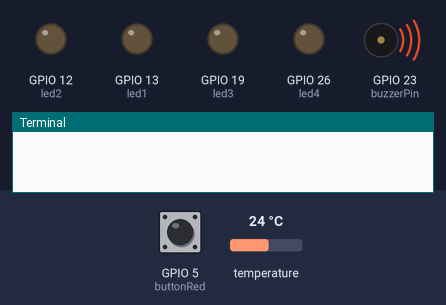
A program run on a simulated Raspberry Pi (BCM pin numbers). Parts: output pins drawn as LEDs (lit = HIGH), buzzer (waves = sounding, pin HIGH), the last lines printed to the terminal. The inputs (shaded band) are chosen by the test bench; at power-on: GPIO 5 (buttonRed) HIGH, temperature 24 °C. The clock reads 2024-03-15 10:24:30 at power-on unless the program sets it; no MQTT or app messages arrive unless stated. At 2.2 s the program stops and its outputs stay as they are.

Above: at 1.2 s.
1.3 s: GPIO 5 (buttonRed) pulled LOW for 1.25 s
At 3.1 s:
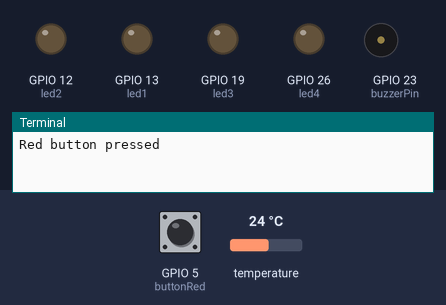
Timing chart, 0 to 3.7 s (numbered marks = the images above; inputs shaded):
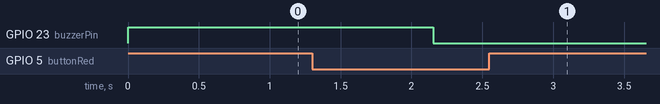

The program:

temp_sender.py
```python
#!/usr/bin/env python3

import paho.mqtt.client as mqtt
import time
import RPi.GPIO as GPIO
from config import * # pylint: disable=unused-wildcard-import
from datetime import datetime
import w1thermsensor
import time
import os
import neopixel
import board
import busio
import adafruit_bme280.advanced as adafruit_bme280

# The terminal ID - can be any string.
terminal_id = "T0"
# The broker name or IP address.
broker = "10.108.33.126"
# The MQTT client.
client = mqtt.Client()

execute = True
prev_card = False
dt = datetime.now()

def connect_to_broker():
    client.connect(broker)
    client.publish("info", "Client connected")

def disconnect_from_broker():
    client.publish("info", "Client disconnected")
    client.disconnect()

def bme280_config():
    i2c = busio.I2C(board.SCL, board.SDA)
    global bme280
    bme280 = adafruit_bme280.Adafruit_BME280_I2C(i2c, 0x76)
    bme280.sea_level_pressure = 1013.25
    bme280.standby_period = adafruit_bme280.STANDBY_TC_500
    bme280.iir_filter = adafruit_bme280.IIR_FILTER_X16

def bme280_temperature():
    bme280.overscan_temperature = adafruit_bme280.OVERSCAN_X2
    return bme280.temperature

def bme280_humidity():
    bme280.overscan_humidity = adafruit_bme280.OVERSCAN_X1
    return bme280.humidity

def bme280_pressure():
    bme280.overscan_pressure = adafruit_bme280.OVERSCAN_X16
    return bme280.pressure

def tempRead():
    client.publish("raspberry1/temp", str(bme280_temperature()))
    time.sleep(1)

def buttonPressedCallback(channel):
    global execute
    execute = False
    print("Red button pressed")

def run_sender():
    bme280_config()
    connect_to_broker()
    GPIO.add_event_detect(buttonRed, GPIO.FALLING, callback=buttonPressedCallback, bouncetime=200)

    while execute:
        tempRead()

    disconnect_from_broker()
    GPIO.cleanup()

if __name__ == "__main__":
    run_sender()
```

config.py
```python
#!/usr/bin/env python3
# pylint: disable=no-member

import RPi.GPIO as GPIO

# pin numbers in BCM
GPIO.setmode(GPIO.BCM)
GPIO.setwarnings(False)

led1 = 13
led2 = 12
led3 = 19
led4 = 26
GPIO.setup(led1, GPIO.OUT)
GPIO.setup(led2, GPIO.OUT)
GPIO.setup(led3, GPIO.OUT)
GPIO.setup(led4, GPIO.OUT)

buttonRed = 5
buttonGreen = 6
encoderLeft = 17
encoderRight = 27
GPIO.setup(buttonRed, GPIO.IN, pull_up_down=GPIO.PUD_UP)
GPIO.setup(buttonGreen, GPIO.IN, pull_up_down=GPIO.PUD_UP)
GPIO.setup(encoderLeft, GPIO.IN, pull_up_down=GPIO.PUD_UP)
GPIO.setup(encoderRight, GPIO.IN, pull_up_down=GPIO.PUD_UP)

buzzerPin = 23
GPIO.setup(buzzerPin, GPIO.OUT)
GPIO.output(buzzerPin, 1)

ws2812pin = 8


def configInfo():
    print('This is only configuration file.\n')


if __name__ == "__main__":
    configInfo()
```

Measured:
- after the input at 1.3 s, GPIO 23 (buzzerPin): HIGH → LOW after 0.85 s
